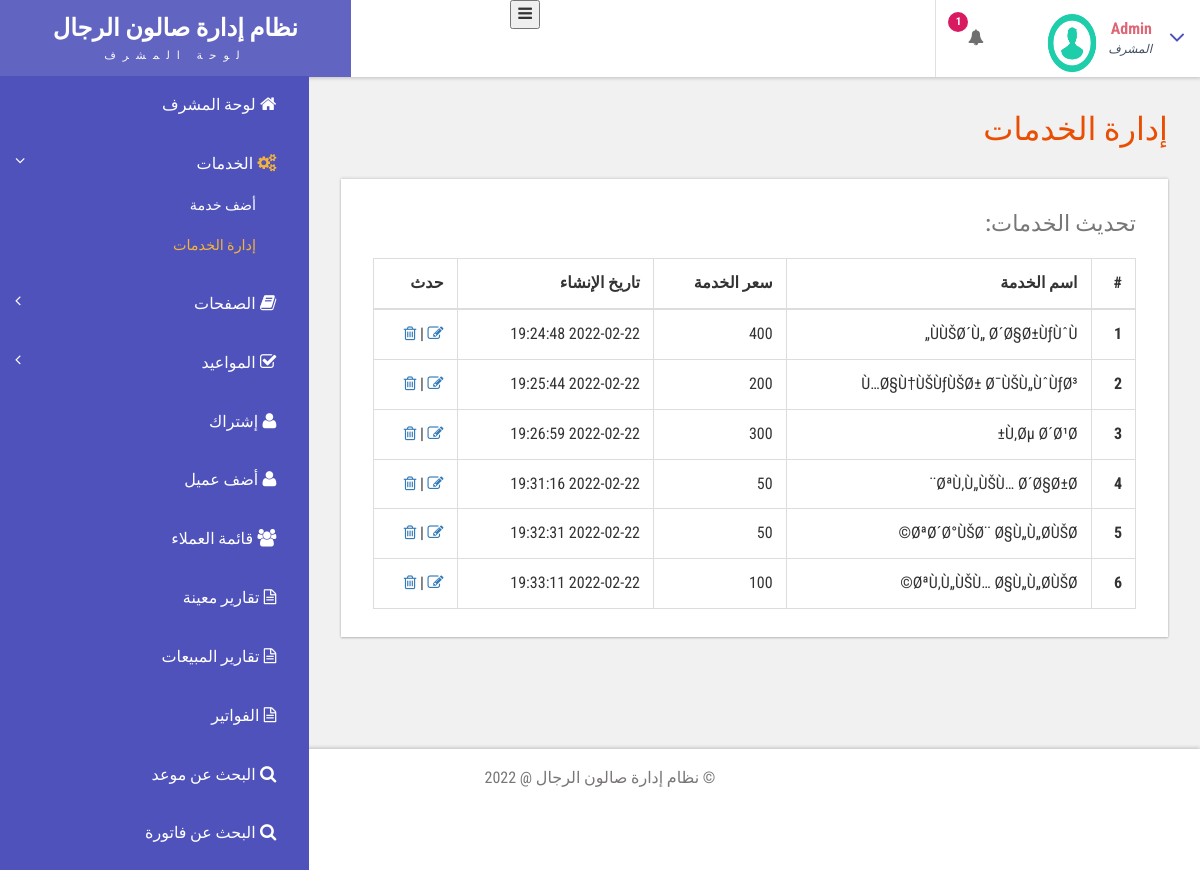
Screenshot of /admin/manage-services.php (signed in) with the database file from the repository.
### tables this page shows
CREATE TABLE `tblservices` (
  `ID` int(10) NOT NULL,
  `ServiceName` varchar(200) DEFAULT NULL,
  `Description` longtext,
  `Cost` int(10) DEFAULT NULL,
  `CreationDate` timestamp NULL DEFAULT CURRENT_TIMESTAMP
);

### admin/manage-services.php (the view, shortened to what this page needs)
<?php
include('includes/dbconnection.php');
if (strlen($_SESSION['bpmsaid']==0)) {
  header('location:logout.php');
  } else{
  ?>
<!DOCTYPE HTML>
<html lang="ar">
<head>
<link href="css/bootstrap.css" rel='stylesheet' type='text/css' />
<link href="css/style.css" rel='stylesheet' type='text/css' />
<link href="css/font-awesome.css" rel="stylesheet">
<link href="css/animate.css" rel="stylesheet" type="text/css" media="all">
<link href="css/custom.css" rel="stylesheet">
</head>
<body class="cbp-spmenu-push" dir="rtl">
	<div class="main-content">
		 <?php include_once('includes/sidebar.php');?>
		 <?php include_once('includes/header.php');?>
		<div id="page-wrapper">
			<div class="main-page">
				<div class="tables">
					<h3 class="title1"> إدارة الخدمات</h3>
					<div class="table-responsive bs-example widget-shadow">
						<h4>تحديث الخدمات:</h4>
						<table class="table table-bordered"> <thead> <tr> <th>#</th> <th>اسم الخدمة</th> <th>سعر الخدمة</th> <th>تاريخ الإنشاء</th><th>حدث</th> </tr> </thead> <tbody>
<?php
$ret=mysqli_query($con,"select *from  tblservices");
$cnt=1;
while ($row=mysqli_fetch_array($ret)) {
?>
						 <tr> <th scope="row"><?php echo $cnt;?></th> <td><?php  echo $row['ServiceName'];?></td> <td><?php  echo $row['Cost'];?></td><td><?php  echo $row['CreationDate'];?></td> <td><a href="edit-services.php?editid=<?php echo $row['ID'];?>"><i class="fa fa-edit"></i></a> |
<a href="manage-services.php?action=delete&&id=<?php echo $row['ID'];?>"><i class="fa fa-trash-o" aria-hidden="true"></i></a>
						 	</td> </tr>   <?php
$cnt=$cnt+1;
}?></tbody> </table>
					</div>
				</div>
			</div>
		</div>
		 <?php include_once('includes/footer.php');?>
	</div>
</body>
</html>
<?php }  ?>

### admin/includes/header.php (shortened to what this page needs)
<div class="sticky-header header-section ">
      <div class="header-left">
        <button id="showLeftPush"><i class="fa fa-bars"></i></button>
        <div class="logo">
          <a href="index.html">
            <h1>نظام إدارة صالون الرجال  </h1>
            <span>لوحة المشرف</span>
          </a>
        </div>
      </div>
      <div class="header-right">
        <div class="profile_details_left">
          <ul class="nofitications-dropdown">
            <?php
$ret1=mysqli_query($con,"select ID,Name from  tblappointment where Status=''");
$num=mysqli_num_rows($ret1);
?>
            <li class="dropdown head-dpdn">
              <a href="#" class="dropdown-toggle" data-toggle="dropdown" aria-expanded="false"><i class="fa fa-bell"></i><span class="badge blue"><?php echo $num;?></span></a>
            </li>
          </ul>
          <div class="clearfix"> </div>
        </div>
        <div class="profile_details">
        <?php
$adid=$_SESSION['bpmsaid'];
$ret=mysqli_query($con,"select AdminName from tbladmin where ID='$adid'");
$row=mysqli_fetch_array($ret);
$name=$row['AdminName'];
?>
          <ul>
            <li class="dropdown profile_details_drop">
              <a href="#" class="dropdown-toggle" data-toggle="dropdown" aria-expanded="false">
                <div class="profile_img">
                  <span class="prfil-img"><img src="images/download (1).png" alt="" width="50" height="60"> </span>
                  <div class="user-name">
                    <p><?php echo $name; ?></p>
                    <span>المشرف</span>
                  </div>
                  <i class="fa fa-angle-down lnr"></i>
                  <div class="clearfix"></div>
                </div>
              </a>
            </li>
          </ul>
        </div>
      </div>
      <div class="clearfix"> </div>
    </div>

### admin/css/style.css (style rules this page uses)
h4, h5, h6, h1, h2, h3 { margin: 0; }
ul, ol { margin: 0; }
p { margin: 0; }
html, body { font-family: 'Roboto Condensed', sans-serif; font-size: 100%; overflow-x: hidden; background: #fff; }
body a { transition: 0.5s all ease; -webkit-transition: 0.5s all ease; -moz-transition: 0.5s all ease; -o-transition: 0.5s all ease; -ms-transition: 0.5s all ease; text-decoration:none; }
h1,h2,h3,h4,h5,h6 { margin:0; }
p { margin:0; }
ul,label { margin:0; padding:0; }
.main-content { position: relative; }
.sticky-header { position: fixed; top: 0; left:0px; width: 100%; z-index: 100; }
.header-section { background:#FFF; box-shadow: 1px 1px 4px rgba(0, 0, 0, 0.21); -webkit-box-shadow: 1px 1px 4px rgba(0, 0, 0, 0.21); -moz-box-shadow: 1px 1px 4px rgba(0, 0, 0, 0.21); -o-box-shadow: 1px 1px 4px rgba(0, 0, 0, 0.21); }
.header-section::after { clear: both; display: block; content: ''; }
.header-left { float: left; width: 45%; }
.header-right { float: right; }
.cbp-spmenu-push { overflow-x: hidden; position: relative; }
.cbp-spmenu, .cbp-spmenu-push { -webkit-transition: all 0.3s ease; -moz-transition: all 0.3s ease; transition: all 0.3s ease; }
.cbp-spmenu-push div#page-wrapper { margin: 0 0 0 19.3em; transition:.5s all; -webkit-transition:.5s all; -moz-transition:.5s all; }
.fa { display: inline-block; font-family: FontAwesome; font-style: normal; font-weight: normal; line-height: 1; -webkit-font-smoothing: antialiased; -moz-osx-font-smoothing: grayscale; }
.logo { background: #6164C1; text-align: center; float: left; }
.logo a { padding: 0.9em 3.3em .7em; display: block; text-decoration: none; }
.logo a h1 { color: #fff; font-size: 1.5em; line-height: 1.2em; font-weight: 700; }
.logo a span { color: #F8F8F8; font-size: .7em; text-align: center; letter-spacing: 7px; }
.profile_details_left { float: left; }
li.dropdown.head-dpdn { display: inline-block; padding: 1.7em 0; border-left: 1px solid #E0E0E0; float: left; }
li.dropdown.head-dpdn a.dropdown-toggle { padding: 1.7em 2em; }
i.fa.fa-bell { color:#6F6F6F; }
.header-right span.badge { font-size: 11px; font-weight: bold; color: #FFF; background: #8BC34A; line-height: 15px; width: 20px; height: 20px; border-radius: 2em; -webkit-border-radius: 2em; -moz-border-radius: 2em; -o-border-radius: 2em; text-align: center; display: inline-block; position: absolute; top: 16%; padding: 2px 0 0; }
.header-right span.blue { background-color:#D81B60; }
.profile_details { float: right; }
.profile_details_drop a.dropdown-toggle { display:block; padding: 0.8em 3em 0 2em; }
.profile_img span.prfil-img { float:left; }
.user-name { float:left; margin-top:8px; margin-left:11px; height:35px; }
.profile_details ul li { list-style-type:none; position:relative; }
.profile_details li a i.fa.lnr { position: absolute; top: 34%; right: 8%; color: #4F52BA; font-size: 1.6em; }
.user-name p { font-size:1em; color:#DD6777; line-height:1em; font-weight:700; }
.user-name span { font-size: .75em; font-style: italic; color: #424f63; font-weight: normal; margin-top: .3em; }
.widget-shadow { background-color: #fff; box-shadow: 0 -1px 3px rgba(0,0,0,.12),0 1px 2px rgba(0,0,0,.24); -webkit-box-shadow: 0 -1px 3px rgba(0,0,0,.12),0 1px 2px rgba(0,0,0,.24); -moz-box-shadow: 0 -1px 3px rgba(0,0,0,.12),0 1px 2px rgba(0,0,0,.24); }
h3.title1 { font-size: 2em; color: #e94e02; margin-bottom: 0.8em; }
.table > thead > tr > th, .table > tbody > tr > th, .table > tfoot > tr > th, .table > thead > tr > td, .table > tbody > tr > td, .table > tfoot > tr > td { border-top: none; }
.tables h4 { font-size: 1.4em; margin-bottom: 1em; color: #777777; }
.tables .panel-body ,.tables .bs-example { padding: 2em 2em 0.5em; }
.tables .table > thead > tr > th, .tables .table > tbody > tr > th, .tables .table > tfoot > tr > th, .tables .table > thead > tr > td, .tables .table > tbody > tr > td, .tables .table > tfoot > tr > td { padding: 13px; border-top: 1px solid #E0E0E0; }
.bs-example { margin-top: 2em; }

### admin/css/custom.css (style rules this page uses)
#page-wrapper { padding:7em 2em 2.5em; background-color: #F1F1F1; }

### rows the page displays
tblservices: ServiceName "ÙÙŠØ´Ù„ Ø´Ø§Ø±ÙƒÙˆÙ„", Cost "400", CreationDate "2022-02-22 19:24:48"
tblservices: ServiceName "Ù…Ø§Ù†ÙŠÙƒÙŠØ± Ø¯ÙŠÙ„ÙˆÙƒØ³", Cost "200", CreationDate "2022-02-22 19:25:44"
tblservices: ServiceName "Ù‚Øµ Ø´Ø¹Ø±", Cost "300", CreationDate "2022-02-22 19:26:59"
tblservices: ServiceName "ØªÙ‚Ù„ÙŠÙ… Ø´Ø§Ø±Ø¨", Cost "50", CreationDate "2022-02-22 19:31:16"
tblservices: ServiceName "ØªØ´Ø°ÙŠØ¨ Ø§Ù„Ù„Ø­ÙŠØ©", Cost "50", CreationDate "2022-02-22 19:32:31"
tblservices: ServiceName "ØªÙ‚Ù„ÙŠÙ… Ø§Ù„Ù„Ø­ÙŠØ©", Cost "100", CreationDate "2022-02-22 19:33:11"

### other values shown
$num "1"
$name "Admin"
